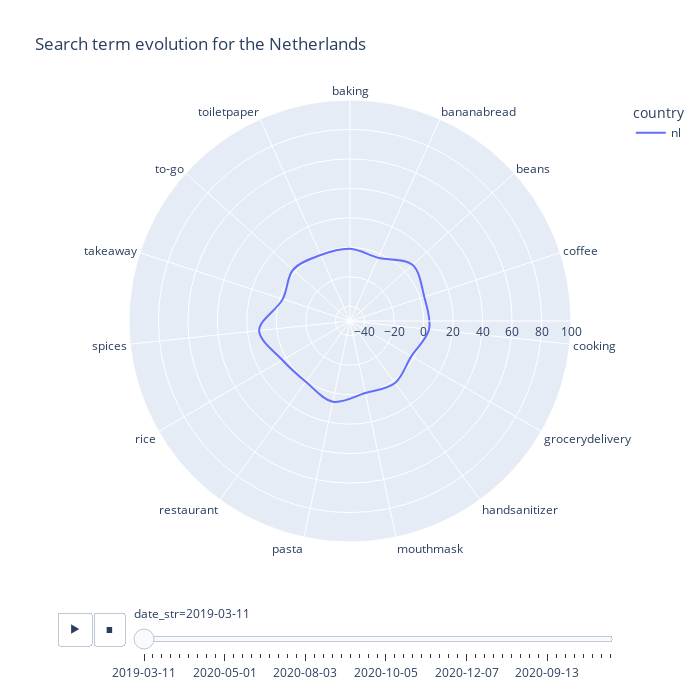

Notebook source saved alongside this figure:
### Code cell
def polar_chart(country_data):
    fig = px.line_polar(country_data, 
                        r = "score_difference", 
                        theta = "term", 
                        color = "country", 
                        line_close = True,
                        line_shape = "spline", # or linear
                        range_r = [min(country_data["score_difference"]), max(country_data["score_difference"])],
                        render_mode = "auto",
                        animation_frame = "date_str", 
                        title = "Search term evolution for the Netherlands", # "the Netherlands" has to be replaced by name of input
                        width = 700,
                        height = 700,
                        #color_discrete_sequence = px.colors.sequential.Plasma_r
                        )
    fig.show()
    
polar_chart(nl)

### Figure 1 — Plotly figure (JSON) as saved in the notebook; plotly's stock layout.template omitted (floating-point values rounded to 4 significant figures)
{"data": [{"hovertemplate": "country=nl<br>date_str=2019-03-11<br>score_difference=%{r}<br>term=%{theta}<extra></extra>", "legendgroup": "nl", "line": {"color": "#636efa", "dash": "solid", "shape": "spline"}, "mode": "lines", "name": "nl", "r": [-1, -3, 7, 3, 4, -2, 2, 0, 6, 1, 3, 12, -2, 2, -1, -1], "showlegend": true, "subplot": "polar", "theta": ["baking", "bananabread", "beans", "coffee", "cooking", "grocerydelivery", "handsanitizer", "mouthmask", "pasta", "restaurant", "rice", "spices", "takeaway", "to-go", "toiletpaper", "baking"], "type": "scatterpolar"}], "layout": {"height": 700, "legend": {"title": {"text": "country"}, "tracegroupgap": 0}, "polar": {"angularaxis": {"direction": "clockwise", "rotation": 90}, "domain": {"x": [0, 1], "y": [0, 1]}, "radialaxis": {"range": [-50, 100]}}, "sliders": [{"active": 0, "currentvalue": {"prefix": "date_str="}, "len": 0.9, "pad": {"b": 10, "t": 60}, "steps": [{"args": [["2019-03-11"], {"frame": {"duration": 0, "redraw": true}, "fromcurrent": true, "mode": "immediate", "transition": {"duration": 0, "easing": "linear"}}], "label": "2019-03-11", "method": "animate"}, {"args": [["2019-10-11"], {"frame": {"duration": 0, "redraw": true}, "fromcurrent": true, "mode": "immediate", "transition": {"duration": 0, "easing": "linear"}}], "label": "2019-10-11", "method": "animate"}, {"args": [["2019-11-17"], {"frame": {"duration": 0, "redraw": true}, "fromcurrent": true, "mode": "immediate", "transition": {"duration": 0, "easing": "linear"}}], "label": "2019-11-17", "method": "animate"}, {"args": [["2019-11-24"], {"frame": {"duration": 0, "redraw": true}, "fromcurrent": true, "mode": "immediate", "transition": {"duration": 0, "easing": "linear"}}], "label": "2019-11-24", "method": "animate"}, {"args": [["2019-01-12"], {"frame": {"duration": 0, "redraw": true}, "fromcurrent": true, "mode": "immediate", "transition": {"duration": 0, "easing": "linear"}}], "label": "2019-01-12", "method": "animate"}, {"args": [["2019-08-12"], {"frame": {"duration": 0, "redraw": true}, "fromcurrent": true, "mode": "immediate", "transition": {"duration": 0, "easing": "linear"}}], "label": "2019-08-12", "method": "animate"}, {"args": [["2019-12-15"], {"frame": {"duration": 0, "redraw": true}, "fromcurrent": true, "mode": "immediate", "transition": {"duration": 0, "easing": "linear"}}], "label": "2019-12-15", "method": "animate"}, {"args": [["2019-12-22"], {"frame": {"duration": 0, "redraw": true}, "fromcurrent": true, "mode": "immediate", "transition": {"duration": 0, "easing": "linear"}}], "label": "2019-12-22", "method": "animate"}, {"args": [["2019-12-29"], {"frame": {"duration": 0, "redraw": true}, "fromcurrent": true, "mode": "immediate", "transition": {"duration": 0, "easing": "linear"}}], "label": "2019-12-29", "method": "animate"}, {"args": [["2020-05-01"], {"frame": {"duration": 0, "redraw": true}, "fromcurrent": true, "mode": "immediate", "transition": {"duration": 0, "easing": "linear"}}], "label": "2020-05-01", "method": "animate"}, {"args": [["2020-12-01"], {"frame": {"duration": 0, "redraw": true}, "fromcurrent": true, "mode": "immediate", "transition": {"duration": 0, "easing": "linear"}}], "label": "2020-12-01", "method": "animate"}, {"args": [["2020-01-19"], {"frame": {"duration": 0, "redraw": true}, "fromcurrent": true, "mode": "immediate", "transition": {"duration": 0, "easing": "linear"}}], "label": "2020-01-19", "method": "animate"}, {"args": [["2020-01-26"], {"frame": {"duration": 0, "redraw": true}, "fromcurrent": true, "mode": "immediate", "transition": {"duration": 0, "easing": "linear"}}], "label": "2020-01-26", "method": "animate"}, {"args": [["2020-02-02"], {"frame": {"duration": 0, "redraw": true}, "fromcurrent": true, "mode": "immediate", "transition": {"duration": 0, "easing": "linear"}}], "label": "2020-02-02", "method": "animate"}, {"args": [["2020-09-02"], {"frame": {"duration": 0, "redraw": true}, "fromcurrent": true, "mode": "immediate", "transition": {"duration": 0, "easing": "linear"}}], "label": "2020-09-02", "method": "animate"}, {"args": [["2020-02-16"], {"frame": {"duration": 0, "redraw": true}, "fromcurrent": true, "mode": "immediate", "transition": {"duration": 0, "easing": "linear"}}], "label": "2020-02-16", "method": "animate"}, {"args": [["2020-02-23"], {"frame": {"duration": 0, "redraw": true}, "fromcurrent": true, "mode": "immediate", "transition": {"duration": 0, "easing": "linear"}}], "label": "2020-02-23", "method": "animate"}, {"args": [["2020-01-03"], {"frame": {"duration": 0, "redraw": true}, "fromcurrent": true, "mode": "immediate", "transition": {"duration": 0, "easing": "linear"}}], "label": "2020-01-03", "method": "animate"}, {"args": [["2020-08-03"], {"frame": {"duration": 0, "redraw": true}, "fromcurrent": true, "mode": "immediate", "transition": {"duration": 0, "easing": "linear"}}], "label": "2020-08-03", "method": "animate"}, {"args": [["2020-03-15"], {"frame": {"duration": 0, "redraw": true}, "fromcurrent": true, "mode": "immediate", "transition": {"duration": 0, "easing": "linear"}}], "label": "2020-03-15", "method": "animate"}, {"args": [["2020-03-22"], {"frame": {"duration": 0, "redraw": true}, "fromcurrent": true, "mode": "immediate", "transition": {"duration": 0, "easing": "linear"}}], "label": "2020-03-22", "method": "animate"}, {"args": [["2020-03-29"], {"frame": {"duration": 0, "redraw": true}, "fromcurrent": true, "mode": "immediate", "transition": {"duration": 0, "easing": "linear"}}], "label": "2020-03-29", "method": "animate"}, {"args": [["2020-05-04"], {"frame": {"duration": 0, "redraw": true}, "fromcurrent": true, "mode": "immediate", "transition": {"duration": 0, "easing": "linear"}}], "label": "2020-05-04", "method": "animate"}, {"args": [["2020-12-04"], {"frame": {"duration": 0, "redraw": true}, "fromcurrent": true, "mode": "immediate", "transition": {"duration": 0, "easing": "linear"}}], "label": "2020-12-04", "method": "animate"}, {"args": [["2020-04-19"], {"frame": {"duration": 0, "redraw": true}, "fromcurrent": true, "mode": "immediate", "transition": {"duration": 0, "easing": "linear"}}], "label": "2020-04-19", "method": "animate"}, {"args": [["2020-04-26"], {"frame": {"duration": 0, "redraw": true}, "fromcurrent": true, "mode": "immediate", "transition": {"duration": 0, "easing": "linear"}}], "label": "2020-04-26", "method": "animate"}, {"args": [["2020-03-05"], {"frame": {"duration": 0, "redraw": true}, "fromcurrent": true, "mode": "immediate", "transition": {"duration": 0, "easing": "linear"}}], "label": "2020-03-05", "method": "animate"}, {"args": [["2020-10-05"], {"frame": {"duration": 0, "redraw": true}, "fromcurrent": true, "mode": "immediate", "transition": {"duration": 0, "easing": "linear"}}], "label": "2020-10-05", "method": "animate"}, {"args": [["2020-05-17"], {"frame": {"duration": 0, "redraw": true}, "fromcurrent": true, "mode": "immediate", "transition": {"duration": 0, "easing": "linear"}}], "label": "2020-05-17", "method": "animate"}, {"args": [["2020-05-24"], {"frame": {"duration": 0, "redraw": true}, "fromcurrent": true, "mode": "immediate", "transition": {"duration": 0, "easing": "linear"}}], "label": "2020-05-24", "method": "animate"}, {"args": [["2020-05-31"], {"frame": {"duration": 0, "redraw": true}, "fromcurrent": true, "mode": "immediate", "transition": {"duration": 0, "easing": "linear"}}], "label": "2020-05-31", "method": "animate"}, {"args": [["2020-07-06"], {"frame": {"duration": 0, "redraw": true}, "fromcurrent": true, "mode": "immediate", "transition": {"duration": 0, "easing": "linear"}}], "label": "2020-07-06", "method": "animate"}, {"args": [["2020-06-14"], {"frame": {"duration": 0, "redraw": true}, "fromcurrent": true, "mode": "immediate", "transition": {"duration": 0, "easing": "linear"}}], "label": "2020-06-14", "method": "animate"}, {"args": [["2020-06-21"], {"frame": {"duration": 0, "redraw": true}, "fromcurrent": true, "mode": "immediate", "transition": {"duration": 0, "easing": "linear"}}], "label": "2020-06-21", "method": "animate"}, {"args": [["2020-06-28"], {"frame": {"duration": 0, "redraw": true}, "fromcurrent": true, "mode": "immediate", "transition": {"duration": 0, "easing": "linear"}}], "label": "2020-06-28", "method": "animate"}, {"args": [["2020-05-07"], {"frame": {"duration": 0, "redraw": true}, "fromcurrent": true, "mode": "immediate", "transition": {"duration": 0, "easing": "linear"}}], "label": "2020-05-07", "method": "animate"}, {"args": [["2020-12-07"], {"frame": {"duration": 0, "redraw": true}, "fromcurrent": true, "mode": "immediate", "transition": {"duration": 0, "easing": "linear"}}], "label": "2020-12-07", "method": "animate"}, {"args": [["2020-07-19"], {"frame": {"duration": 0, "redraw": true}, "fromcurrent": true, "mode": "immediate", "transition": {"duration": 0, "easing": "linear"}}], "label": "2020-07-19", "method": "animate"}, {"args": [["2020-07-26"], {"frame": {"duration": 0, "redraw": true}, "fromcurrent": true, "mode": "immediate", "transition": {"duration": 0, "easing": "linear"}}], "label": "2020-07-26", "method": "animate"}, {"args": [["2020-02-08"], {"frame": {"duration": 0, "redraw": true}, "fromcurrent": true, "mode": "immediate", "transition": {"duration": 0, "easing": "linear"}}], "label": "2020-02-08", "method": "animate"}, {"args": [["2020-09-08"], {"frame": {"duration": 0, "redraw": true}, "fromcurrent": true, "mode": "immediate", "transition": {"duration": 0, "easing": "linear"}}], "label": "2020-09-08", "method": "animate"}, {"args": [["2020-08-16"], {"frame": {"duration": 0, "redraw": true}, "fromcurrent": true, "mode": "immediate", "transition": {"duration": 0, "easing": "linear"}}], "label": "2020-08-16", "method": "animate"}, {"args": [["2020-08-23"], {"frame": {"duration": 0, "redraw": true}, "fromcurrent": true, "mode": "immediate", "transition": {"duration": 0, "easing": "linear"}}], "label": "2020-08-23", "method": "animate"}, {"args": [["2020-08-30"], {"frame": {"duration": 0, "redraw": true}, "fromcurrent": true, "mode": "immediate", "transition": {"duration": 0, "easing": "linear"}}], "label": "2020-08-30", "method": "animate"}, {"args": [["2020-06-09"], {"frame": {"duration": 0, "redraw": true}, "fromcurrent": true, "mode": "immediate", "transition": {"duration": 0, "easing": "linear"}}], "label": "2020-06-09", "method": "animate"}, {"args": [["2020-09-13"], {"frame": {"duration": 0, "redraw": true}, "fromcurrent": true, "mode": "immediate", "transition": {"duration": 0, "easing": "linear"}}], "label": "2020-09-13", "method": "animate"}, {"args": [["2020-09-20"], {"frame": {"duration": 0, "redraw": true}, "fromcurrent": true, "mode": "immediate", "transition": {"duration": 0, "easing": "linear"}}], "label": "2020-09-20", "method": "animate"}, {"args": [["2020-09-27"], {"frame": {"duration": 0, "redraw": true}, "fromcurrent": true, "mode": "immediate", "transition": {"duration": 0, "easing": "linear"}}], "label": "2020-09-27", "method": "animate"}, {"args": [["2020-04-10"], {"frame": {"duration": 0, "redraw": true}, "fromcurrent": true, "mode": "immediate", "transition": {"duration": 0, "easing": "linear"}}], "label": "2020-04-10", "method": "animate"}, {"args": [["2020-11-10"], {"frame": {"duration": 0, "redraw": true}, "fromcurrent": true, "mode": "immediate", "transition": {"duration": 0, "easing": "linear"}}], "label": "2020-11-10", "method": "animate"}, {"args": [["2020-10-18"], {"frame": {"duration": 0, "redraw": true}, "fromcurrent": true, "mode": "immediate", "transition": {"duration": 0, "easing": "linear"}}], "label": "2020-10-18", "method": "animate"}, {"args": [["2020-10-25"], {"frame": {"duration": 0, "redraw": true}, "fromcurrent": true, "mode": "immediate", "transition": {"duration": 0, "easing": "linear"}}], "label": "2020-10-25", "method": "animate"}, {"args": [["2020-01-11"], {"frame": {"duration": 0, "redraw": true}, "fromcurrent": true, "mode": "immediate", "transition": {"duration": 0, "easing": "linear"}}], "label": "2020-01-11", "method": "animate"}], "x": 0.1, "xanchor": "left", "y": 0, "yanchor": "top"}], "title": {"text": "Search term evolution for the Netherlands"}, "updatemenus": [{"buttons": [{"args": [null, {"frame": {"duration": 500, "redraw": true}, "fromcurrent": true, "mode": "immediate", "transition": {"duration": 500, "easing": "linear"}}], "label": "&#9654;", "method": "animate"}, {"args": [[null], {"frame": {"duration": 0, "redraw": true}, "fromcurrent": true, "mode": "immediate", "transition": {"duration": 0, "easing": "linear"}}], "label": "&#9724;", "method": "animate"}], "direction": "left", "pad": {"r": 10, "t": 70}, "showactive": false, "type": "buttons", "x": 0.1, "xanchor": "right", "y": 0, "yanchor": "top"}], "width": 700}}
